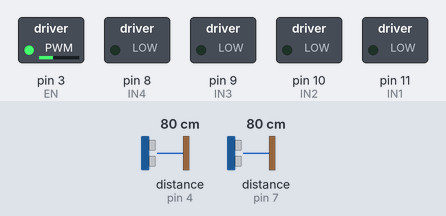
Bench run of a sketch on a simulated Arduino Uno, built with avr-gcc and run on an emulated ATmega328P. Parts: switched loads named in the sketch (green lamp = pin HIGH). Wiring (inferred from the names in the program): 2 × ultrasonic range finder: trigger pin 5, echo pin 4 / trigger pin 6, echo pin 7. Inputs (shaded band) come from the test bench; at power-on: distance to the obstacle (sensors on pin 7, pin 4) 80 cm. The echo pulse lasts 58.3 µs per cm; pins used as bus, display or sensor lines are not drawn.

Above: at 8.1 s.
8.2 s: distance to the obstacle (sensor on pin 7) set to 2 cm
At 12.3 s:
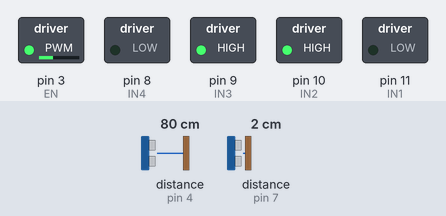
20.7 s: distance to the obstacle (sensor on pin 4) set to 44 cm
28.0 s: distance to the obstacle (sensor on pin 4) set to 37 cm
At 29.1 s:
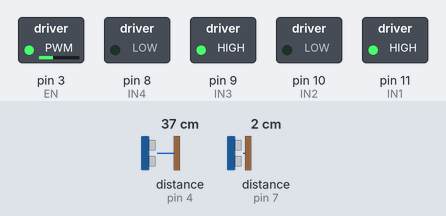
35.3 s: distance to the obstacle (sensor on pin 4) set to 60 cm
At 37.7 s:
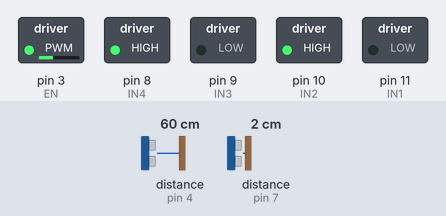
Timing chart, 0 to 52.0 s (numbered marks = the images above; inputs shaded):
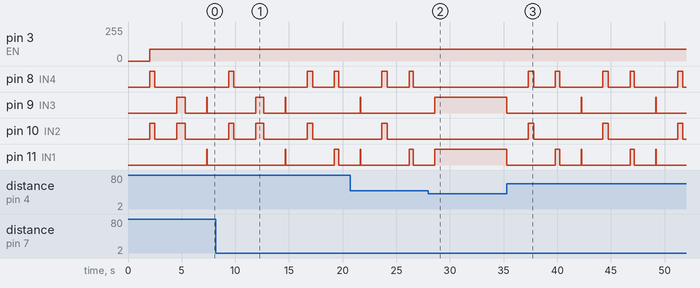

The sketch:

Danger_detecting_car.ino
```cpp
// ---------- PINS ----------
#define TRIG_L 5
#define ECHO_L 4
#define TRIG_R 6
#define ECHO_R 7

#define IN1 11
#define IN2 10
#define IN3 9
#define IN4 8

#define EN 3 // Both ENA and ENB connected here

// ---------- SETTINGS ----------
#define DANGER_MIN 40    // cm
#define WAIT_TIME 2000   // ms pause between steps
#define BACKWARD_TIME 500
#define TURN90_TIME 400  // approx 90° turn
#define TURN180_TIME 800 // approx 180° turn
#define LOOP_DELAY 20    // ms loop delay
#define SPEED 89        // 0-255 for PWM, lower is slower

// ---------- STATE MACHINE ----------
enum DangerState { IDLE, STOP1, BACKWARD, STOP2, TURN, STOP3, FORWARD };
DangerState dangerState = IDLE;
unsigned long stateStartTime = 0;

// Store which sensor triggered danger
bool dangerLeftDetected = false;
bool dangerRightDetected = false;

// ---------- FUNCTIONS ----------
long readDistance(int trigPin, int echoPin) {
  digitalWrite(trigPin, LOW);
  delayMicroseconds(2);
  digitalWrite(trigPin, HIGH);
  delayMicroseconds(10);
  digitalWrite(trigPin, LOW);

  long duration = pulseIn(echoPin, HIGH, 15000);
  if(duration == 0) return 100;
  return duration * 0.034 / 2;
}

void stopMotors() {
  digitalWrite(IN1, LOW);
  digitalWrite(IN2, LOW);
  digitalWrite(IN3, LOW);
  digitalWrite(IN4, LOW);
}

void forward() {
  analogWrite(EN, SPEED); // set speed
  digitalWrite(IN1, HIGH);
  digitalWrite(IN2, LOW);
  digitalWrite(IN3, HIGH);
  digitalWrite(IN4, LOW);
}

void backward() {
  analogWrite(EN, SPEED);
  digitalWrite(IN1, LOW);
  digitalWrite(IN2, HIGH);
  digitalWrite(IN3, LOW);
  digitalWrite(IN4, HIGH);
}

void turnLeft() {
  analogWrite(EN, SPEED);
  digitalWrite(IN1, LOW);
  digitalWrite(IN2, HIGH);
  digitalWrite(IN3, HIGH);
  digitalWrite(IN4, LOW);
}

void turnRight() {
  analogWrite(EN, SPEED);
  digitalWrite(IN1, HIGH);
  digitalWrite(IN2, LOW);
  digitalWrite(IN3, LOW);
  digitalWrite(IN4, HIGH);
}

// ---------- SETUP ----------
void setup() {
  pinMode(TRIG_L, OUTPUT);
  pinMode(ECHO_L, INPUT);
  pinMode(TRIG_R, OUTPUT);
  pinMode(ECHO_R, INPUT);

  pinMode(IN1, OUTPUT);
  pinMode(IN2, OUTPUT);
  pinMode(IN3, OUTPUT);
  pinMode(IN4, OUTPUT);
  pinMode(EN, OUTPUT);

  stopMotors();
  Serial.begin(9600);
}

// ---------- LOOP ----------
void loop() {
  unsigned long currentTime = millis();

  // Only check sensors if not already in a danger sequence
  if(dangerState == IDLE) {
    long distL = readDistance(TRIG_L, ECHO_L);
    long distR = readDistance(TRIG_R, ECHO_R);

    bool dangerL = distL >= DANGER_MIN;
    bool dangerR = distR >= DANGER_MIN;

    if(dangerL || dangerR){
      dangerLeftDetected  = dangerL;
      dangerRightDetected = dangerR;

      stopMotors();
      dangerState = STOP1;
      stateStartTime = currentTime;
    } else {
      forward();
    }
  }

  // State machine for full danger sequence
  switch(dangerState) {
    case STOP1:
      if(currentTime - stateStartTime >= WAIT_TIME){
        backward();
        dangerState = BACKWARD;
        stateStartTime = currentTime;
      }
      break;

    case BACKWARD:
      if(currentTime - stateStartTime >= BACKWARD_TIME){
        stopMotors();
        dangerState = STOP2;
        stateStartTime = currentTime;
      }
      break;

    case STOP2:
      if(currentTime - stateStartTime >= WAIT_TIME){
        dangerState = TURN;
        stateStartTime = currentTime;
      }
      break;

    case TURN:
      // Turn according to stored sensor state
      if(dangerLeftDetected && dangerRightDetected) {
        turnLeft(); // 180° turn
        if(currentTime - stateStartTime >= TURN180_TIME){
          stopMotors();
          dangerState = STOP3;
          stateStartTime = currentTime;
        }
      }
      else if(dangerLeftDetected) {
        turnRight(); // 90° turn
        if(currentTime - stateStartTime >= TURN90_TIME){
          stopMotors();
          dangerState = STOP3;
          stateStartTime = currentTime;
        }
      }
      else if(dangerRightDetected) {
        turnLeft(); // 90° turn
        if(currentTime - stateStartTime >= TURN90_TIME){
          stopMotors();
          dangerState = STOP3;
          stateStartTime = currentTime;
        }
      }
      break;

    case STOP3:
      if(currentTime - stateStartTime >= WAIT_TIME){
        forward();
        dangerState = FORWARD;
        stateStartTime = currentTime;
      }
      break;

    case FORWARD:
      // Keep going forward until next danger detected
      if(dangerLeftDetected || dangerRightDetected){
        // Finished previous sequence, reset
        dangerLeftDetected = false;
        dangerRightDetected = false;
        dangerState = IDLE;
      } else {
        forward();
      }
      break;

    default:
      dangerState = IDLE;
      break;
  }

  delay(LOOP_DELAY);
}
```

Measured:
- the behaviour switches between 41 and 40 cm on distance to the obstacle (sensor on pin 4) (found by bisection; images 1 and 2)
- after the input at 8.2 s, pin 9 (IN3): goes on until 14.7 s, then stays LOW; pin 10 (IN2): goes on until 17.2 s, then stays LOW
- after the input at 28.0 s, pin 8 (IN4), pin 10 (IN2): stays LOW (without the input it goes to HIGH after 2.6 s); pin 9 (IN3), pin 11 (IN1): goes on until 28.6 s, then stays HIGH
- after the input at 35.3 s, pin 8 (IN4): LOW → HIGH after 2.0 s, then repeats every 6.9 s: LOW 2.0 s, HIGH 0.38 s, LOW 4.0 s, HIGH 0.50 s; pin 9 (IN3): alternates HIGH for 0.04 s and LOW for 6.9 s, starting at once; pin 10 (IN2): alternates HIGH for 0.50 s and LOW for 6.4 s, starting after 2.0 s
